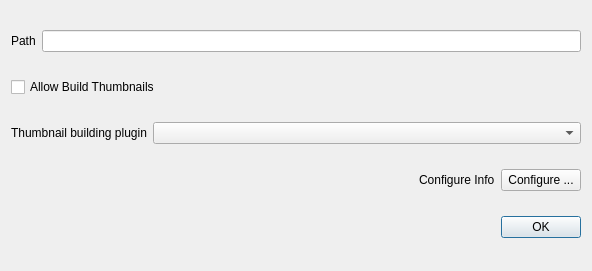
<?xml version="1.0" encoding="UTF-8"?>
<ui version="4.0">
 <class>Dialog</class>
 <widget class="QDialog" name="Dialog">
  <property name="geometry">
   <rect>
    <x>0</x>
    <y>0</y>
    <width>592</width>
    <height>271</height>
   </rect>
  </property>
  <property name="windowTitle">
   <string>Catalog Settings</string>
  </property>
  <layout class="QGridLayout" name="gridLayout">
   <item row="4" column="0">
    <layout class="QHBoxLayout" name="horizontalLayout_2">
     <item>
      <widget class="QCheckBox" name="checkbox_allow_thumbs">
       <property name="text">
        <string>Allow Build Thumbnails</string>
       </property>
      </widget>
     </item>
    </layout>
   </item>
   <item row="5" column="0">
    <layout class="QHBoxLayout" name="horizontalLayout_3">
     <item>
      <widget class="QLabel" name="label_3">
       <property name="sizePolicy">
        <sizepolicy hsizetype="Fixed" vsizetype="Preferred">
         <horstretch>0</horstretch>
         <verstretch>0</verstretch>
        </sizepolicy>
       </property>
       <property name="text">
        <string>Thumbnail building plugin</string>
       </property>
      </widget>
     </item>
     <item>
      <widget class="QComboBox" name="combo_thumb_plugin"/>
     </item>
    </layout>
   </item>
   <item row="7" column="0">
    <widget class="QDialogButtonBox" name="buttonBox">
     <property name="orientation">
      <enum>Qt::Orientation::Horizontal</enum>
     </property>
     <property name="standardButtons">
      <set>QDialogButtonBox::StandardButton::Ok</set>
     </property>
    </widget>
   </item>
   <item row="3" column="0">
    <layout class="QHBoxLayout" name="horizontalLayout">
     <item>
      <widget class="QLabel" name="labelName">
       <property name="text">
        <string>Path</string>
       </property>
      </widget>
     </item>
     <item>
      <widget class="QLineEdit" name="catalog_path"/>
     </item>
    </layout>
   </item>
   <item row="6" column="0">
    <layout class="QHBoxLayout" name="horizontalLayout_4">
     <item>
      <spacer name="horizontalSpacer">
       <property name="orientation">
        <enum>Qt::Orientation::Horizontal</enum>
       </property>
       <property name="sizeHint" stdset="0">
        <size>
         <width>40</width>
         <height>20</height>
        </size>
       </property>
      </spacer>
     </item>
     <item>
      <widget class="QLabel" name="label_info_configure">
       <property name="text">
        <string>Configure Info</string>
       </property>
      </widget>
     </item>
     <item>
      <widget class="QPushButton" name="bt_configure">
       <property name="text">
        <string>Configure ...</string>
       </property>
      </widget>
     </item>
    </layout>
   </item>
  </layout>
 </widget>
 <resources/>
 <connections>
  <connection>
   <sender>buttonBox</sender>
   <signal>accepted()</signal>
   <receiver>Dialog</receiver>
   <slot>accept()</slot>
   <hints>
    <hint type="sourcelabel">
     <x>248</x>
     <y>254</y>
    </hint>
    <hint type="destinationlabel">
     <x>157</x>
     <y>68</y>
    </hint>
   </hints>
  </connection>
  <connection>
   <sender>buttonBox</sender>
   <signal>rejected()</signal>
   <receiver>Dialog</receiver>
   <slot>reject()</slot>
   <hints>
    <hint type="sourcelabel">
     <x>316</x>
     <y>260</y>
    </hint>
    <hint type="destinationlabel">
     <x>286</x>
     <y>68</y>
    </hint>
   </hints>
  </connection>
 </connections>
</ui>
